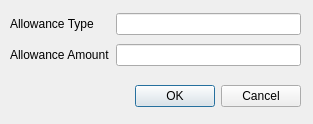
<?xml version="1.0" encoding="UTF-8"?>
<ui version="4.0">
 <class>Dialog</class>
 <widget class="QDialog" name="Dialog">
  <property name="geometry">
   <rect>
    <x>0</x>
    <y>0</y>
    <width>313</width>
    <height>124</height>
   </rect>
  </property>
  <property name="windowTitle">
   <string>Dialog</string>
  </property>
  <widget class="QDialogButtonBox" name="buttonBox">
   <property name="geometry">
    <rect>
     <x>-20</x>
     <y>80</y>
     <width>321</width>
     <height>32</height>
    </rect>
   </property>
   <property name="orientation">
    <enum>Qt::Horizontal</enum>
   </property>
   <property name="standardButtons">
    <set>QDialogButtonBox::Cancel|QDialogButtonBox::Ok</set>
   </property>
  </widget>
  <widget class="QWidget" name="">
   <property name="geometry">
    <rect>
     <x>10</x>
     <y>10</y>
     <width>291</width>
     <height>61</height>
    </rect>
   </property>
   <layout class="QGridLayout" name="gridLayout">
    <item row="0" column="0">
     <widget class="QLabel" name="label">
      <property name="text">
       <string>Allowance Type</string>
      </property>
     </widget>
    </item>
    <item row="0" column="1">
     <widget class="QLineEdit" name="lineEdit"/>
    </item>
    <item row="1" column="0">
     <widget class="QLabel" name="label_2">
      <property name="text">
       <string>Allowance Amount</string>
      </property>
     </widget>
    </item>
    <item row="1" column="1">
     <widget class="QLineEdit" name="lineEdit_2"/>
    </item>
   </layout>
  </widget>
 </widget>
 <resources/>
 <connections>
  <connection>
   <sender>buttonBox</sender>
   <signal>accepted()</signal>
   <receiver>Dialog</receiver>
   <slot>accept()</slot>
   <hints>
    <hint type="sourcelabel">
     <x>248</x>
     <y>254</y>
    </hint>
    <hint type="destinationlabel">
     <x>157</x>
     <y>274</y>
    </hint>
   </hints>
  </connection>
  <connection>
   <sender>buttonBox</sender>
   <signal>rejected()</signal>
   <receiver>Dialog</receiver>
   <slot>reject()</slot>
   <hints>
    <hint type="sourcelabel">
     <x>316</x>
     <y>260</y>
    </hint>
    <hint type="destinationlabel">
     <x>286</x>
     <y>274</y>
    </hint>
   </hints>
  </connection>
 </connections>
</ui>
